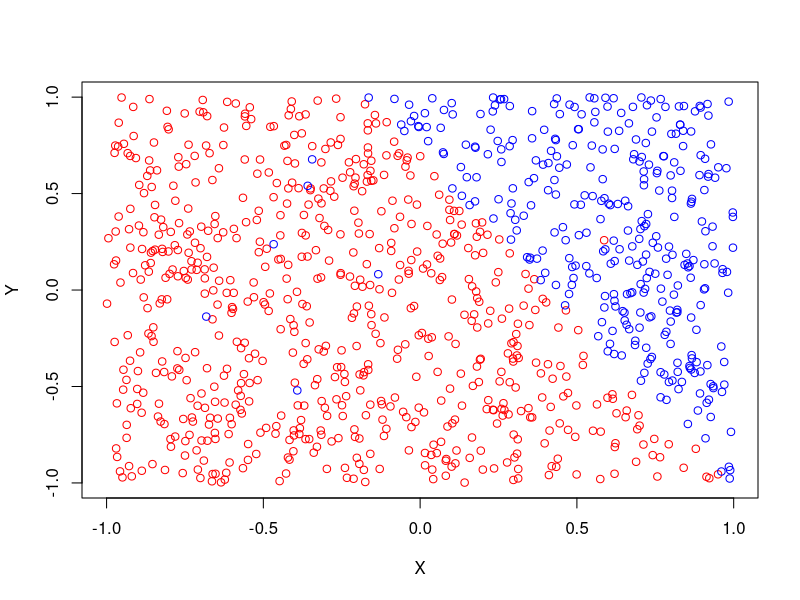
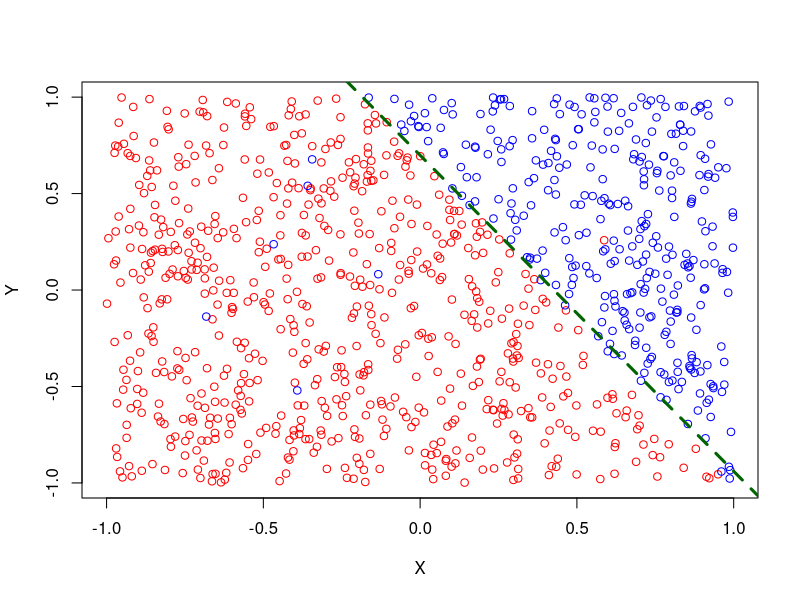

Reproduce these figures in R, in order.
rm(list = ls())
data <- read.csv("exercise4/percep_data.csv")
mydata <- data[1:1000,c(1, 2, 3)]
names(mydata) <- c("X1","X2","y")
str(mydata)

mydata <- mydata[order(mydata$y),]
for (i in 1:1000){
  if (mydata[i,3] > 0){
    num = i
    break
  }
}

g1_x = mydata[1:num-1,1]
g1_y = mydata[1:num-1,2]
g2_x = mydata[num:1000,1]
g2_y = mydata[num:1000,2]
g_x = c(g1_x, g2_x)
g_y = c(g1_y, g2_y)
group = mydata$y
print(g_x)
print(g_y)
print(group)
plot(g_x, g_y, type='n',xlab='X', ylab='Y')
points(g1_x, g1_y, col='red')
points(g2_x, g2_y, col='blue')

theta0 = 0.1 # initial weitht
theta1 = 0.2 # initial weight
theta2 = 0.3 # initial weitht

M = 15            # number of epochs to run
eta = 0.005       # learning rate
th = 0.9          # threshold to stop
verbose = F   # whether detailed weight update info is printed

for (i in 1:M){
  print(paste('Epoch starts: ', i))
  
  ## We reshuffle the order of the datapoint for each epoch.
  index = 1:1000
  index = sample(index)
  
  for (j in index){
    y_j = theta0 + theta1*g_x[j] + theta2*g_y[j]
    
    if (y_j >= 0){
      pred_j = 1
      
    }else{
      pred_j = -1}
    
    theta0 = theta0 + eta*(group[j] - pred_j)*1.0
    theta1 = theta1 + eta*(group[j] - pred_j)*g_x[j]
    theta2 = theta2 + eta*(group[j] - pred_j)*g_y[j]
    
    if (verbose == T){
      print(paste('  -> updating data point ', j, ' : '))
      print(paste('     -> theta0: ' ,theta0))
      print(paste('     -> theta0: ' ,theta1))
      print(paste('     -> theta0: ' ,theta2))
    }
  }  
  
  y_all = theta0 + theta1*g_x + theta2*g_y
  y_pred = y_all
  y_pred[y_all >= 0] = 1
  y_pred[y_all< 0] = -1
  
  acc = sum(y_pred == group)/length(group)
  print(paste('Epoch ends: ', i, ' WITH accuracy: ', acc))
  
  if (acc >= th){
    break
  }
}    

y_all = theta0 + theta1*g_x + theta2*g_y
print(y_all)

y_pred = y_all
y_pred[y_all >= 0] = 1
y_pred[y_all< 0] = -1
print(y_pred)

acc = sum(y_pred == group)/length(group)
print(acc)

plot(g_x, g_y, type='n', xlab='X', ylab='Y')
points(g1_x, g1_y, col='red')
points(g2_x, g2_y, col='blue')
abline(a = -1.0*theta0/theta2, b = -1.0*theta1/theta2, col='dark green', lwd=3, lty=2)




